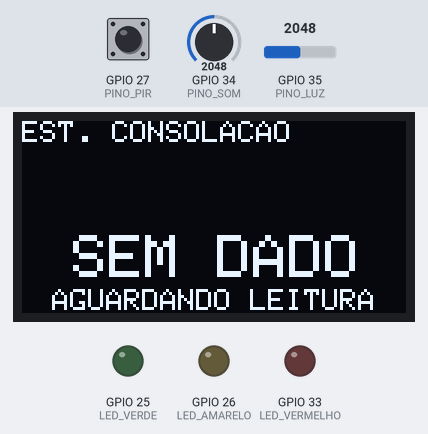
Recording of a sketch running on a simulated ESP32. Parts: 128×64 one-colour display, output pins drawn as LEDs (lit = HIGH). The test bench sets the inputs (shaded band); at power-on: GPIO 27 (PINO_PIR) LOW, GPIO 35 (PINO_LUZ) = 2048, GPIO 34 (PINO_SOM) = 2048 (analog values on the 0–4095 scale). WiFi joins after 1.5 s; servers stay silent unless stated; random numbers use the default seed unless the sketch sets one; no MQTT or app messages arrive unless stated; what the sketch prints to the serial monitor is not drawn.

Above: at 1.7 s.
At 7.3 s:
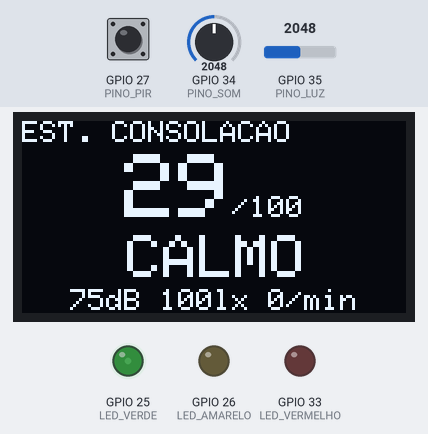
7.4 s: GPIO 27 (PINO_PIR) pulsed HIGH 2 times (0.12 s each, 0.3 s apart)
At 12.4 s:
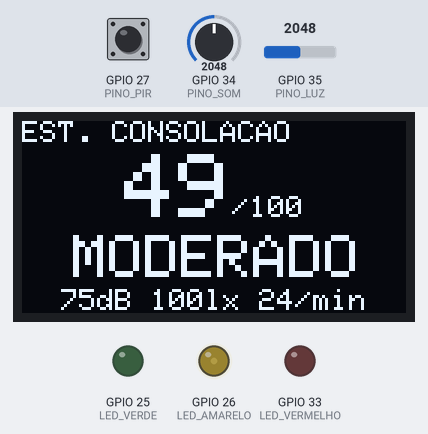
16.4 s: GPIO 35 (PINO_LUZ) set to 222
At 17.7 s:
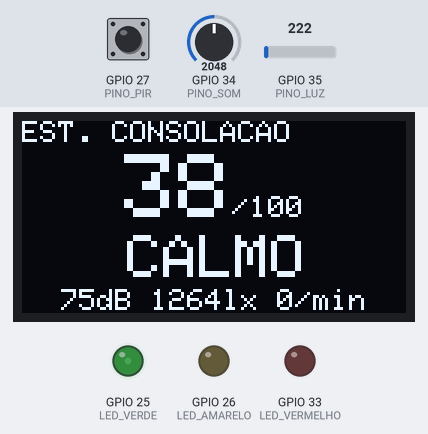
18.2 s: GPIO 35 (PINO_LUZ) set to 196
At 23.0 s:
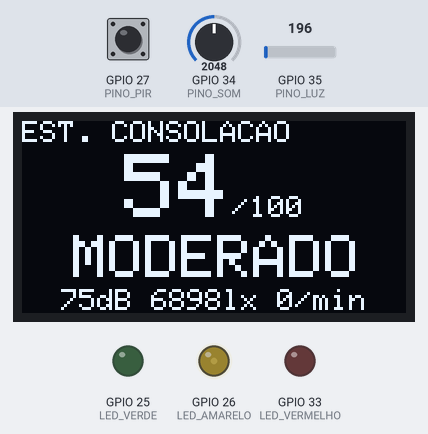
Timing chart, 0 to 24.5 s (numbered marks = the images above; inputs shaded):
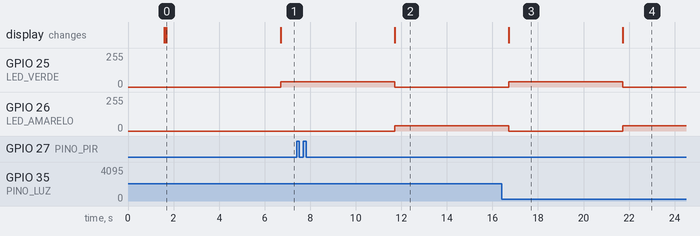

Measured:
- the behaviour switches between 205 and 204 on GPIO 35 (PINO_LUZ) (found by bisection; images 3 and 4)
- after the input at 7.4 s, GPIO 25 (LED_VERDE): 40/255 → 0/255 after 4.3 s; GPIO 26 (LED_AMARELO): 0/255 → 40/255 after 4.3 s; the display: changes after 4.3 s (image 2)
- what the display in image 0 shows lasts 5.0 s, from 1.7 s to 6.7 s

The sketch:

sketch.ino
```cpp
#include <WiFi.h>
#include <PubSubClient.h>
#include <ArduinoJson.h>
#include <Wire.h>
#include <Adafruit_GFX.h>
#include <Adafruit_SSD1306.h>

// ---------- Identidade do aparelho (tabela de lugares do contrato) ----------
const int   LUGAR_ID       = 1;
const char* DISPOSITIVO_ID = "esp32-consolacao-01";   // precisa estar cadastrado na API
const char* NOME_LUGAR     = "EST. CONSOLACAO";       // sem acento: a fonte do visor não tem

// ---------- Rede e MQTT (contrato da mensagem) ----------
const char* WIFI_REDE   = "Wokwi-GUEST";   // rede aberta do simulador, que sai para a internet
const char* WIFI_SENHA  = "";
const int   WIFI_CANAL  = 6;               // canal fixo: o Wokwi conecta mais rápido
const char* MQTT_BROKER = "broker.hivemq.com";
const int   MQTT_PORTA  = 1883;
char topico[48];                           // calmaria/v1/lugares/{LUGAR_ID}/leituras
char clientId[40];                         // nome único desta conexão no broker

// O broker é público e sem senha: qualquer pessoa pode assinar o tópico.
// Por isso a mensagem leva só medidas do ambiente, nunca dado de pessoa.

// ---------- Pinos ----------
// Som e luz usam o ADC1 (GPIO 32 a 39): o ADC2 para de funcionar com o Wi-Fi ligado.
const int PINO_SOM = 34;   // potenciômetro, pino SIG
const int PINO_LUZ = 35;   // fotoresistor, pino AO (saída analógica)
const int PINO_PIR = 27;   // sensor de presença, pino OUT (saída digital)
const int LED_VERDE = 25, LED_AMARELO = 26, LED_VERMELHO = 33;
// Visor no I2C padrão do ESP32: SDA no GPIO 21 e SCL no GPIO 22.

// ---------- Conversão do som ----------
const int   ADC_MAXIMO   = 4095;   // o ADC do ESP32 tem 12 bits: lê de 0 a 4095
const float SOM_DB_MIN   = 30.0;   // potenciômetro no mínimo = 30 dB
const float SOM_DB_FAIXA = 90.0;   // potenciômetro no máximo = 30 + 90 = 120 dB

// ---------- Conversão da luz (fotoresistor do Wokwi) ----------
const float GAMMA      = 0.7;      // inclinação da curva do LDR (atributo "gamma" da peça)
const float RL10       = 50;       // resistência do LDR a 10 lux, em kOhm (atributo "rl10")
const float R_SERIE    = 10000;    // resistor de 10 kOhm que o módulo põe em série com o LDR
const float LUX_MAXIMO = 100000;   // maior valor de luz que a API aceita (contrato MQTT)

// ---------- Contrato do ISS: os mesmos números da API ----------
// Se a equipe mudar a fórmula, muda aqui e na API.
const float SOM_MIN_DB  = 40,  SOM_MAX_DB  = 100;   // abaixo de 40 dB conta 0; acima de 100 conta 1
const float LUZ_MIN_LUX = 300, LUZ_MAX_LUX = 3000;
const float MOV_MAX_MIN = 30;                       // 30 movimentos por minuto ou mais conta 1
const float PESO_SOM = 0.5, PESO_LUZ = 0.25, PESO_MOV = 0.25;   // o som pesa o dobro
const int   LIMITE_MODERADO = 40;                   // 0 a 39 CALMO
const int   LIMITE_INTENSO  = 70;                   // 40 a 69 MODERADO; 70 a 100 INTENSO

// ---------- Tempo ----------
const unsigned long INTERVALO_LEITURA_MS   = 1000;    // uma leitura por segundo
const unsigned long INTERVALO_JANELA_MS    = 5000;    // na demo; num lugar real seria 1 minuto
const unsigned long ESPERA_WIFI_INICIO_MS  = 10000;   // tempo máximo na tela de inicialização
const unsigned long INTERVALO_RECONEXAO_MS = 5000;    // de quanto em quanto tempo tenta reconectar
unsigned long ultimaLeituraMs   = 0;
unsigned long inicioJanelaMs    = 0;
unsigned long ultimaTentativaWifiMs = 0;
unsigned long ultimaTentativaMqttMs = 0;

// ---------- Janela de medição ----------
float somaSom = 0, somaLuz = 0;   // somas das leituras da janela, para tirar a média
int   amostras = 0;               // quantas leituras entraram na janela
int   deteccoes = 0;              // quantas vezes o PIR subiu de LOW para HIGH na janela
bool  pirAnterior = false;        // estado do PIR na volta anterior do loop

// ---------- Visor, LEDs e conexão ----------
const int LARGURA_VISOR = 128, ALTURA_VISOR = 64;
Adafruit_SSD1306 visor(LARGURA_VISOR, ALTURA_VISOR, &Wire, -1);
bool visorOk = false;
const int BRILHO_LED = 40;   // de 0 a 255: brilho baixo, para não ser mais um estímulo

WiFiClient redeCliente;
PubSubClient mqtt(redeCliente);

// =====================================================================
// Leituras
// =====================================================================

// Som: converte a posição do potenciômetro (0 a 4095) em decibéis (30 a 120 dB).
float leSomDb() {
  int bruto = analogRead(PINO_SOM);
  return SOM_DB_MIN + bruto / (float)ADC_MAXIMO * SOM_DB_FAIXA;
}

// Luz: converte a tensão do pino AO em lux.
// O módulo é um divisor de tensão: resistor de 10 kOhm ligado ao 3V3 e LDR ligado ao GND.
// Quanto mais luz, menor a resistência do LDR e menor a tensão em AO.
float leLuzLux() {
  int bruto = analogRead(PINO_LUZ);
  if (bruto <= 0) return LUX_MAXIMO;          // tensão zero: luz acima do que o sensor mede
  if (bruto >= ADC_MAXIMO) return 0;          // tensão máxima: escuro total

  float razao = bruto / (float)ADC_MAXIMO;                // fração da alimentação que chega em AO
  float resistencia = R_SERIE * razao / (1.0 - razao);    // resistência do LDR, em ohms
  float lux = pow(RL10 * 1e3 * pow(10, GAMMA) / resistencia, 1.0 / GAMMA);
  return constrain(lux, 0.0f, LUX_MAXIMO);
}

// Movimento: conta uma detecção cada vez que a saída do PIR sobe de LOW para HIGH.
void contaMovimento() {
  bool pirAgora = digitalRead(PINO_PIR) == HIGH;
  if (pirAgora && !pirAnterior) {
    deteccoes++;
  }
  pirAnterior = pirAgora;
}

// =====================================================================
// Índice de Sobrecarga Sensorial (contrato do ISS)
// =====================================================================

// Prende o valor entre 0 e 1.
float limita(float x) {
  if (x < 0) return 0;
  if (x > 1) return 1;
  return x;
}

int calculaIss(float somDb, float luzLux, int movimentosMin) {
  float somNorm = limita((somDb - SOM_MIN_DB) / (SOM_MAX_DB - SOM_MIN_DB));
  float luzNorm = limita((luzLux - LUZ_MIN_LUX) / (LUZ_MAX_LUX - LUZ_MIN_LUX));
  float movNorm = limita(movimentosMin / MOV_MAX_MIN);
  return (int)lroundf(100 * (PESO_SOM * somNorm + PESO_LUZ * luzNorm + PESO_MOV * movNorm));
}

const char* nivelDe(int iss) {
  if (iss < LIMITE_MODERADO) return "CALMO";
  if (iss < LIMITE_INTENSO)  return "MODERADO";
  return "INTENSO";
}

// =====================================================================
// Visor (posições das peças SE-01, SE-02 e SE-03 do design)
// Fonte padrão do Adafruit GFX: cada letra ocupa 6 x 8 px no tamanho 1.
// =====================================================================

// Largura de um texto na tela, em pixels.
int larguraTexto(const char* s, int tamanho) {
  return strlen(s) * 6 * tamanho - tamanho;
}

void escreve(const char* s, int x, int y, int tamanho) {
  visor.setTextSize(tamanho);
  visor.setCursor(x, y);
  visor.print(s);
}

void escreveCentralizado(const char* s, int y, int tamanho) {
  escreve(s, (LARGURA_VISOR - larguraTexto(s, tamanho)) / 2, y, tamanho);
}

// Símbolo da Calmaria em pixels (peça MA-04): três linhas de 40 px, 2 px de espessura,
// 8 px entre elas: uma onda de amplitude 3, uma de amplitude 1,5 e uma reta.
// As ondas vão diminuindo até a reta: do agitado ao calmo.
void desenhaSimbolo(int ox, int oy) {
  const float amplitude[3] = {3, 1.5, 0};
  for (int linha = 0; linha < 3; linha++) {
    int base = oy + 3 + linha * 8;
    int yAnterior = 0;
    for (int x = 0; x < 40; x++) {
      int y = (int)floor(base - amplitude[linha] * sin(x / 40.0 * PI * 3) + 0.5);
      int de = (x == 0) ? y : min(yAnterior, y);   // liga um ponto ao anterior,
      int ate = (x == 0) ? y : max(yAnterior, y);  // para a onda não ficar com buracos
      for (int yy = de; yy <= ate; yy++) {
        visor.drawPixel(ox + x, yy, SSD1306_WHITE);
        visor.drawPixel(ox + x, yy + 1, SSD1306_WHITE);   // segunda linha: 2 px de espessura
      }
      yAnterior = y;
    }
  }
}

// Tela de inicialização (SE-02).
void mostraInicio(const char* passo) {
  if (!visorOk) return;
  visor.clearDisplay();
  desenhaSimbolo(44, 1);
  escreveCentralizado("CALMARIA", 30, 2);
  escreveCentralizado(passo, 54, 1);
  visor.display();
}

// A última linha diz o que está acontecendo com a conexão.
// Sem conexão o aparelho continua medindo e mostrando no visor; só não publica.
const char* avisoConexao() {
  if (WiFi.status() != WL_CONNECTED) return "SEM WI-FI: SO VISOR";
  if (!mqtt.connected())             return "SEM MQTT. SO NO VISOR";
  return nullptr;   // tudo conectado: a última linha mostra as medidas
}

// Antes da primeira janela fechar ainda não há média para mostrar.
void mostraSemDado() {
  if (!visorOk) return;
  visor.clearDisplay();
  escreve(NOME_LUGAR, 0, 0, 1);
  escreveCentralizado("SEM DADO", 38, 2);
  const char* aviso = avisoConexao();
  escreveCentralizado(aviso ? aviso : "AGUARDANDO LEITURA", 56, 1);
  visor.display();
}

// Tela de medição (SE-01; SE-03 quando falta conexão). O visor é redesenhado
// inteiro a cada janela: o número troca, nada pisca nem anima.
void mostraDisplay(int iss, const char* nivel, float somDb, float luzLux, int movimentosMin) {
  if (!visorOk) return;
  visor.clearDisplay();

  // Linha 1: o lugar
  escreve(NOME_LUGAR, 0, 0, 1);

  // Meio: o índice grande e "/100" pequeno, os dois juntos centralizados
  char numero[4];
  snprintf(numero, sizeof(numero), "%d", iss);
  int larguraGrupo = larguraTexto(numero, 3) + 3 + larguraTexto("/100", 1);
  int x = (LARGURA_VISOR - larguraGrupo) / 2;
  escreve(numero, x, 11, 3);
  escreve("/100", x + larguraTexto(numero, 3) + 3, 25, 1);

  // Nível por escrito
  escreveCentralizado(nivel, 38, 2);

  // Última linha: as três medidas (no máximo 21 letras) ou o aviso de conexão
  const char* aviso = avisoConexao();
  if (aviso) {
    escreveCentralizado(aviso, 56, 1);
  } else {
    char luz[8];
    if (luzLux < 10000) snprintf(luz, sizeof(luz), "%ld", lroundf(luzLux));
    else                snprintf(luz, sizeof(luz), "%ldk", lroundf(luzLux / 1000));
    char medidas[24];
    snprintf(medidas, sizeof(medidas), "%lddB %slx %d/min", lroundf(somDb), luz, movimentosMin);
    escreveCentralizado(medidas, 56, 1);
  }

  visor.display();
}

// =====================================================================
// LEDs: um aceso por vez, fixo, com brilho baixo. Nunca pisca.
// =====================================================================
void acendeLed(const char* nivel) {
  analogWrite(LED_VERDE,    strcmp(nivel, "CALMO") == 0    ? BRILHO_LED : 0);
  analogWrite(LED_AMARELO,  strcmp(nivel, "MODERADO") == 0 ? BRILHO_LED : 0);
  analogWrite(LED_VERMELHO, strcmp(nivel, "INTENSO") == 0  ? BRILHO_LED : 0);
}

void apagaLeds() {
  analogWrite(LED_VERDE, 0);
  analogWrite(LED_AMARELO, 0);
  analogWrite(LED_VERMELHO, 0);
}

// =====================================================================
// Conexão: Wi-Fi e MQTT. Nada aqui trava a medição por muito tempo.
// =====================================================================
void conectaWifi() {
  WiFi.mode(WIFI_STA);
  WiFi.begin(WIFI_REDE, WIFI_SENHA, WIFI_CANAL);
  ultimaTentativaWifiMs = millis();
}

// Tenta conectar ao broker. Devolve true se ficou conectado.
bool conectaMqtt() {
  ultimaTentativaMqttMs = millis();
  Serial.printf("Conectando ao broker %s como %s... ", MQTT_BROKER, clientId);
  if (mqtt.connect(clientId)) {
    Serial.println("conectado.");
    return true;
  }
  Serial.printf("falhou (codigo %d). Nova tentativa em 5 s.\n", mqtt.state());
  return false;
}

// Chamada a cada volta do loop: reconecta sozinho o que tiver caído.
void mantemConexao() {
  unsigned long agora = millis();

  if (WiFi.status() != WL_CONNECTED) {
    if (agora - ultimaTentativaWifiMs >= INTERVALO_RECONEXAO_MS) {
      Serial.println("Sem Wi-Fi. Tentando reconectar...");
      WiFi.disconnect();
      conectaWifi();
    }
    return;   // sem Wi-Fi não adianta tentar o MQTT
  }

  if (!mqtt.connected()) {
    if (agora - ultimaTentativaMqttMs >= INTERVALO_RECONEXAO_MS) {
      conectaMqtt();
    }
    return;
  }

  mqtt.loop();   // mantém a conexão com o broker viva
}

// Monta o JSON do contrato e publica no tópico do lugar.
void publica(int iss, const char* nivel, float somDb, float luzLux, int movimentosMin) {
  if (!mqtt.connected()) {
    Serial.println("  nao publicado: sem conexao com o broker.");
    return;
  }

  JsonDocument doc;
  doc["dispositivoId"] = DISPOSITIVO_ID;
  doc["lugarId"]       = LUGAR_ID;
  doc["somDb"]         = roundf(somDb * 10) / 10.0;   // uma casa decimal, como no contrato
  doc["luzLux"]        = lroundf(luzLux);
  doc["movimentosMin"] = movimentosMin;
  doc["indice"]        = iss;     // informativo: a API recalcula com a mesma fórmula
  doc["nivel"]         = nivel;

  char payload[200];
  serializeJson(doc, payload, sizeof(payload));

  if (mqtt.publish(topico, payload)) {
    Serial.printf("  publicado em %s: %s\n", topico, payload);
  } else {
    Serial.println("  falha ao publicar.");
  }
}

// =====================================================================
// Janela: a cada 5 s tira as médias, calcula o ISS, mostra e publica
// =====================================================================
void fechaJanela(unsigned long duracaoMs) {
  if (amostras == 0) return;

  float somDb  = somaSom / amostras;
  float luzLux = somaLuz / amostras;
  // Converte as detecções da janela para "por minuto": em 5 s, multiplica por 12.
  int movimentosMin = (int)lroundf(deteccoes * 60000.0f / duracaoMs);

  int iss = calculaIss(somDb, luzLux, movimentosMin);
  const char* nivel = nivelDe(iss);

  mostraDisplay(iss, nivel, somDb, luzLux, movimentosMin);
  acendeLed(nivel);

  Serial.printf("janela: som %5.1f dB | luz %6.0f lx | movimento %3d/min | ISS %3d %s\n",
                somDb, luzLux, movimentosMin, iss, nivel);
  publica(iss, nivel, somDb, luzLux, movimentosMin);

  // Começa uma janela nova, zerada
  somaSom = 0;
  somaLuz = 0;
  amostras = 0;
  deteccoes = 0;
}

void setup() {
  Serial.begin(115200);
  analogReadResolution(12);

  pinMode(PINO_PIR, INPUT);
  pinMode(LED_VERDE, OUTPUT);
  pinMode(LED_AMARELO, OUTPUT);
  pinMode(LED_VERMELHO, OUTPUT);
  apagaLeds();

  Serial.println();
  Serial.println("Calmaria - sensor de sobrecarga sensorial");
  Serial.printf("Dispositivo %s | lugar %d | %s\n", DISPOSITIVO_ID, LUGAR_ID, NOME_LUGAR);
  Serial.println("Leituras simuladas. ISS, visor e LEDs a cada 5 s, publicados por MQTT.");

  visorOk = visor.begin(SSD1306_SWITCHCAPVCC, 0x3C);
  if (visorOk) {
    visor.setTextColor(SSD1306_WHITE);
    visor.setTextWrap(false);
  } else {
    Serial.println("Visor nao encontrado: confira os fios SDA (GPIO 21) e SCL (GPIO 22).");
  }

  // Tópico e nome da conexão
  snprintf(topico, sizeof(topico), "calmaria/v1/lugares/%d/leituras", LUGAR_ID);
  // O nome precisa ser único no broker público: se outra conexão usar o mesmo nome,
  // o broker derruba a anterior. No Wokwi vários projetos podem ter o mesmo MAC,
  // por isso o final do MAC vem junto com um número sorteado.
  uint8_t mac[6];
  WiFi.macAddress(mac);
  unsigned long sorteio = (random(0x10000) ^ micros()) & 0xFFFF;
  snprintf(clientId, sizeof(clientId), "calmaria-%02X%02X%02X-%04lX", mac[3], mac[4], mac[5], sorteio);
  mqtt.setServer(MQTT_BROKER, MQTT_PORTA);
  mqtt.setBufferSize(512);
  mqtt.setSocketTimeout(5);   // espera no máximo 5 s pela resposta do broker
  // Keepalive de 60 s (o padrão do PubSubClient é 15 s). O ESP32 conta esse tempo no relógio da
  // simulação, mas o broker cobra no tempo real; com o Wokwi a 20% da velocidade, 5 s de janela
  // viram 25 s reais e o broker derrubava a conexão entre uma publicação e outra.
  mqtt.setKeepAlive(60);

  // Wi-Fi: espera até 10 s na tela de inicialização; depois segue medindo de qualquer jeito
  mostraInicio("CONECTANDO WI-FI");
  Serial.print("Conectando ao Wi-Fi");
  conectaWifi();
  while (WiFi.status() != WL_CONNECTED && millis() - ultimaTentativaWifiMs < ESPERA_WIFI_INICIO_MS) {
    delay(250);
    Serial.print(".");
  }
  if (WiFi.status() == WL_CONNECTED) {
    Serial.printf(" conectado. IP %s\n", WiFi.localIP().toString().c_str());
    mostraInicio("CONECTANDO MQTT");
    conectaMqtt();
  } else {
    Serial.println(" sem resposta. Segue medindo e tenta de novo a cada 5 s.");
  }

  mostraSemDado();
  inicioJanelaMs = millis();
  ultimaLeituraMs = millis();
}

void loop() {
  mantemConexao();

  // O PIR é conferido a cada volta do loop, para não perder nenhuma subida.
  contaMovimento();

  // millis() no lugar de delay(): o programa não fica parado entre uma leitura e outra.
  unsigned long agora = millis();

  if (agora - ultimaLeituraMs >= INTERVALO_LEITURA_MS) {
    ultimaLeituraMs = agora;
    somaSom += leSomDb();
    somaLuz += leLuzLux();
    amostras++;
  }

  if (agora - inicioJanelaMs >= INTERVALO_JANELA_MS) {
    fechaJanela(agora - inicioJanelaMs);
    inicioJanelaMs = agora;
  }

  delay(10);   // pausa curta que deixa a simulação do Wokwi mais leve
}
```
